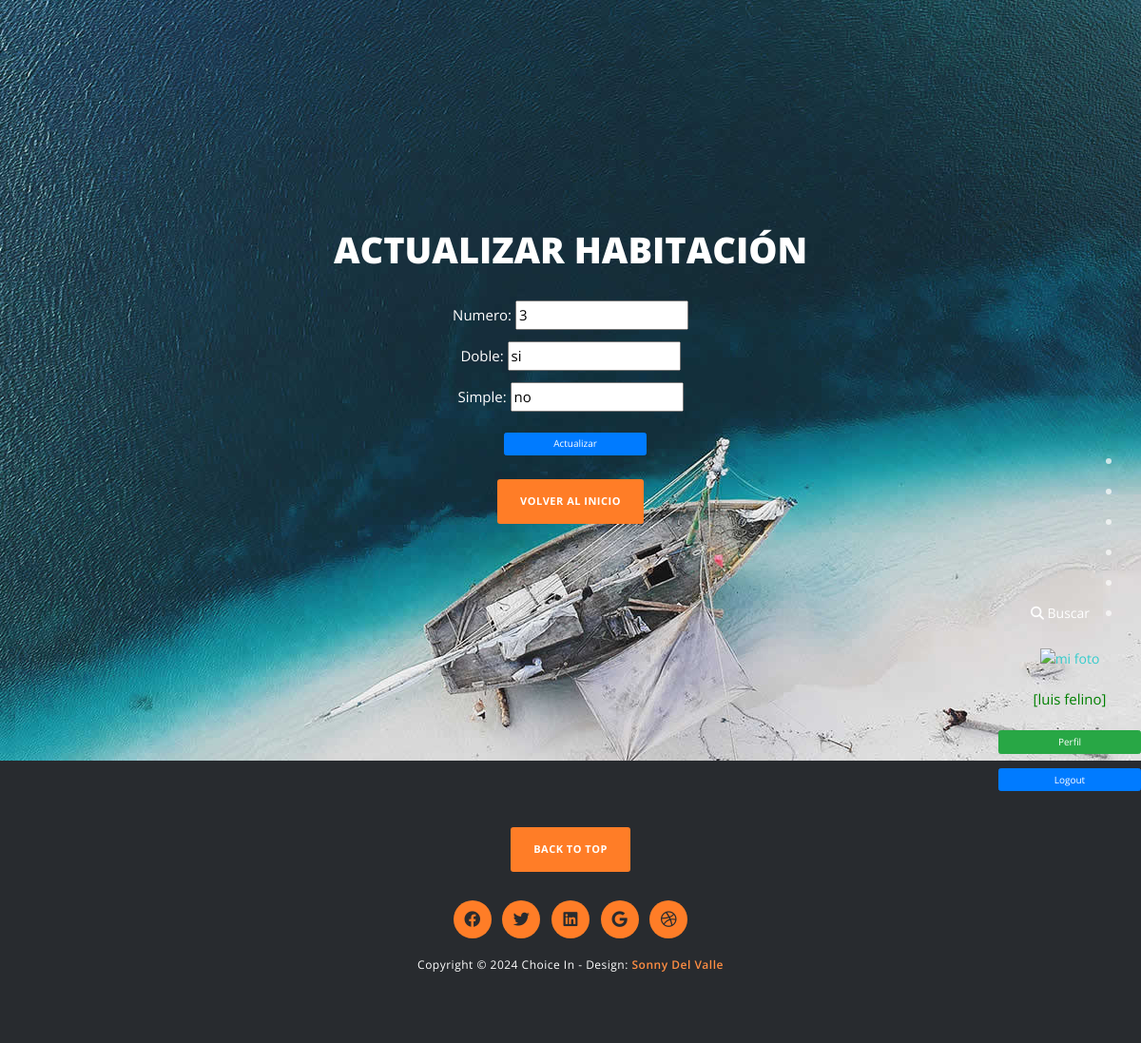
Screenshot of /habitacion/editar/2/ (signed in) with the database file from the repository.
### registro/models.py (models this page shows, shortened)
class Habitacion(models.Model):
  numero = models.IntegerField()
  doble = models.CharField(max_length=40)
  simple = models.CharField(max_length=40)

### registro/views.py (the view)
# urls.py: path('habitacion/editar/<int:pk>/', HabitacionUpdateView.as_view(), name='habitacion_update'),
class HabitacionUpdateView(LoginRequiredMixin, UpdateView):
    model = Habitacion
    form_class = HabitacionForm
    template_name = "registro/habitacion_form.html"
    success_url = reverse_lazy('habitacion_list')

### registro/forms.py
class HabitacionForm(forms.ModelForm):
    class Meta:
        model = Habitacion
        fields = ['numero', 'doble', 'simple']

### registro/templates/registro/habitacion_form.html (shortened to what this page needs)
{% extends 'registro/menu.html' %}
{% block titulo %}
<h1 class="mb-5 text-white" style="font-size: 3.8rem;">
    {% if form.instance.pk %}Actualizar{% else %}Crear{% endif %} Habitación
</h1>
{% endblock titulo %}
{% block contenido %}
<form method="post" class="form-white">
    {{ form.as_p }}
    <button type="submit" class="btn btn-primary" style="color: white; margin-left: 10px;">
        {% if form.instance.pk %}Actualizar{% else %}Crear{% endif %}
    </button>
</form>
{% endblock contenido %}

### registro/templates/registro/menu.html (shortened to what this page needs)
<!DOCTYPE html>
<html>
    <head>
        {% load static %}
        <link rel="stylesheet" href="{% static 'css/bootstrap.min.css' %}">
        <link rel="stylesheet" href="{% static 'css/fontAwesome.css' %}">
        <link rel="stylesheet" href="{% static 'css/hero-slider.css' %}">
        <link rel="stylesheet" href="{% static 'css/templatemo-main.css' %}">
        <link rel="stylesheet" href="{% static 'css/owl-carousel.css' %}">
        <link rel="stylesheet" href="https://cdnjs.cloudflare.com/ajax/libs/font-awesome/6.4.0/css/all.min.css">
    </head>
<body>
    <div class="fixed-side-navbar">
        {% if user.is_authenticated %}
        <ul class="nav flex-column">
            <li class="nav-item"><a class="nav-link" href="{% url 'home' %}"><span>Inicio</span></a></li>
            <li class="nav-item"><a class="nav-link" href="{% url 'pasajero' %}"><span>Pasajero</span></a></li>
            <li class="nav-item"><a class="nav-link" href="{% url 'hotel' %}"><span>Hotel</span></a></li>
            <li class="nav-item"><a class="nav-link" href="{% url 'habitacion' %}"><span>Habitacion</span></a></li>
            <li class="nav-item"><a class="nav-link" href="{% url 'pais_destino' %}"><span>Pais de Destino</span></a></li>
            <li class="nav-item">
                <a class="nav-link" href="{% url 'buscarPasajeros' %}">
                    <i class="fa fa-search" aria-hidden="true"></i> Buscar
                </a>
            </li>
        </ul>
        <div class="text-center">
            <a href="{% url 'agregarAvatar' %}">
                <img src="{{ request.session.avatar }}" height="40px" width="40px" alt="mi foto">
            </a>
        </div>
            <p style="color:green"> [{{user.first_name}} {{user.last_name}}]</p>
            <a class="btn btn-success mb-2" href="{% url 'editProfile' %}">Perfil</a>
            <form method="post" action="{% url 'logout' %}">
                <button type="submit" class="btn btn-primary">Logout</button>
            </form>
        {% else %}
            <div class="d-flex flex-column align-items-center">
                <a class="btn btn-primary mb-2 btn-lg" href="{% url 'login' %}">Login</a>
                <a class="btn btn-success btn-lg" href="{% url 'registro' %}">Registrate</a>
            </div>
        {% endif %}
    </div>
    <div class="parallax-content baner-content" id="home">
        <div class="container">
            <div class="first-content">
              {% block titulo %}{% endblock titulo %}
              {% block contenido %}{% endblock contenido %}
                <div class="primary-button">
                    <a href="{% url 'home' %}">Volver al inicio</a>
                </div>
            </div>
        </div>
    </div>
    <footer>
        <div class="container">
            <div class="row">
                <div class="col-md-12">
                    <div class="primary-button">
                        <a href="#home">Back To Top</a>
                    </div>
                    <ul>
                        <li><a href="#"><i class="fab fa-facebook"></i></a></li>
                        <li><a href="#"><i class="fab fa-twitter"></i></a></li>
                        <li><a href="#"><i class="fab fa-linkedin"></i></a></li>
                        <li><a href="#"><i class="fab fa-google"></i></a></li>
                        <li><a href="#"><i class="fab fa-dribbble"></i></a></li>
                    </ul>
                    <p>Copyright &copy; 2024 Choice In
            		- Design: <a rel="nofollow noopener" href="{% url 'acerca' %}"><em>Sonny Del Valle</em></a></p>
                </div>
            </div>
        </div>
    </footer>
</body>
</html>

### registro/static/css/hero-slider.css (style rules this page uses)
*, *::after, *::before { -webkit-box-sizing: border-box; -moz-box-sizing: border-box; box-sizing: border-box; }
html { font-size: 62.5%; }
body { font-family: "Open Sans", sans-serif; color: #2c343b; background-color: #f2f2f2; }
a { color: #d44457; text-decoration: none; }
img { max-width: 100%; }

### registro/static/css/templatemo-main.css (style rules this page uses)
p { font-size: 15px; line-height: 25px; }
body { position: relative; font-size: 14px; }
a { color: #3CC; }
.fixed-side-navbar { position: fixed; top: 50%; right: 0; z-index: 99999; margin-top: -100px; text-align: right; padding: 30px 0; -webkit-transition: all .3s; transition: all .3s; }
.nav>li { position: relative; display: block; }
.fixed-side-navbar .nav > li a { color: #fff; min-height: 32px; background: transparent; padding: 5px 45px 5px 25px; border-right: none; }
.fixed-side-navbar .nav > li a:after { content: ''; position: absolute; top: 50%; right: 20px; margin-top: -5px; width: 10px; height: 10px; border-radius: 10px; background: rgba(250, 250, 250, 0.75); -webkit-transition: all .3s; transition: all .3s; -webkit-transform: scale(0.6); transform: scale(0.6); }
.primary-button a { display: inline-block; background-color: #ff7d27; padding: 15px 24px; border-radius: 3px; text-transform: uppercase; font-size: 11px; color: #fff; font-weight: 700; text-decoration: none; letter-spacing: 0.5px; }
.parallax-content { width: 100%; min-height: 100vh; background-size: cover; }
.baner-content { padding-top: 30vh; text-align: center; background-image: url(../img/1st-section.jpg); }
.baner-content h1 { margin-top: 0px; font-size: 128px; color: #fff; font-weight: 900; text-transform: uppercase; margin-bottom: 0px; }
.baner-content .primary-button { margin-top: 15px; }
footer { text-align: center; background-color: #282b2f; padding: 70px 0px; }
footer .primary-button { margin-bottom: 30px; }
footer ul { padding: 0px; margin: 0px; list-style: none; }
footer ul li { display: inline-block; margin: 0px 4px; }
footer ul li a { width: 40px; height: 40px; line-height: 40px; text-align: center; display: inline-block; background-color: #ff7d27; color: #282b2f; border-radius: 50%; text-decoration: none; transition: all 0.5s; font-size: 17px; }
footer p { font-size: 12px; color: #fff; margin-top: 15px; color: #fff; letter-spacing: 0.5px; margin-bottom: 0px; }
footer em { color: #ff8e43; font-weight: 600; font-style: normal; }
@media (min-width: 1200px) { .container { max-width: 1170px; } }
body:after { content: url(../img/close.png) url(../img/loading.gif) url(../img/prev.png) url(../img/next.png); display: none; }

### registro/templates/registro/menu.html (style rules this page uses)
.fixed-side-navbar { display: flex; flex-direction: column; align-items: center; padding-top: 20px; }
.nav-link { text-align: center; width: 100%; }
.text-center { margin: 20px 0; }
.btn { width: 150px; margin: 10px 0; }

### registro/templates/registro/habitacion_form.html (style rules this page uses)
.form-white { color: white; }
.form-white label { color: white; }
.form-white .btn { color: white; }

### rows the page displays
Habitacion: numero "3", doble "si", simple "no"

### other values shown
{{ user.first_name }} "luis"
{{ user.last_name }} "felino"
